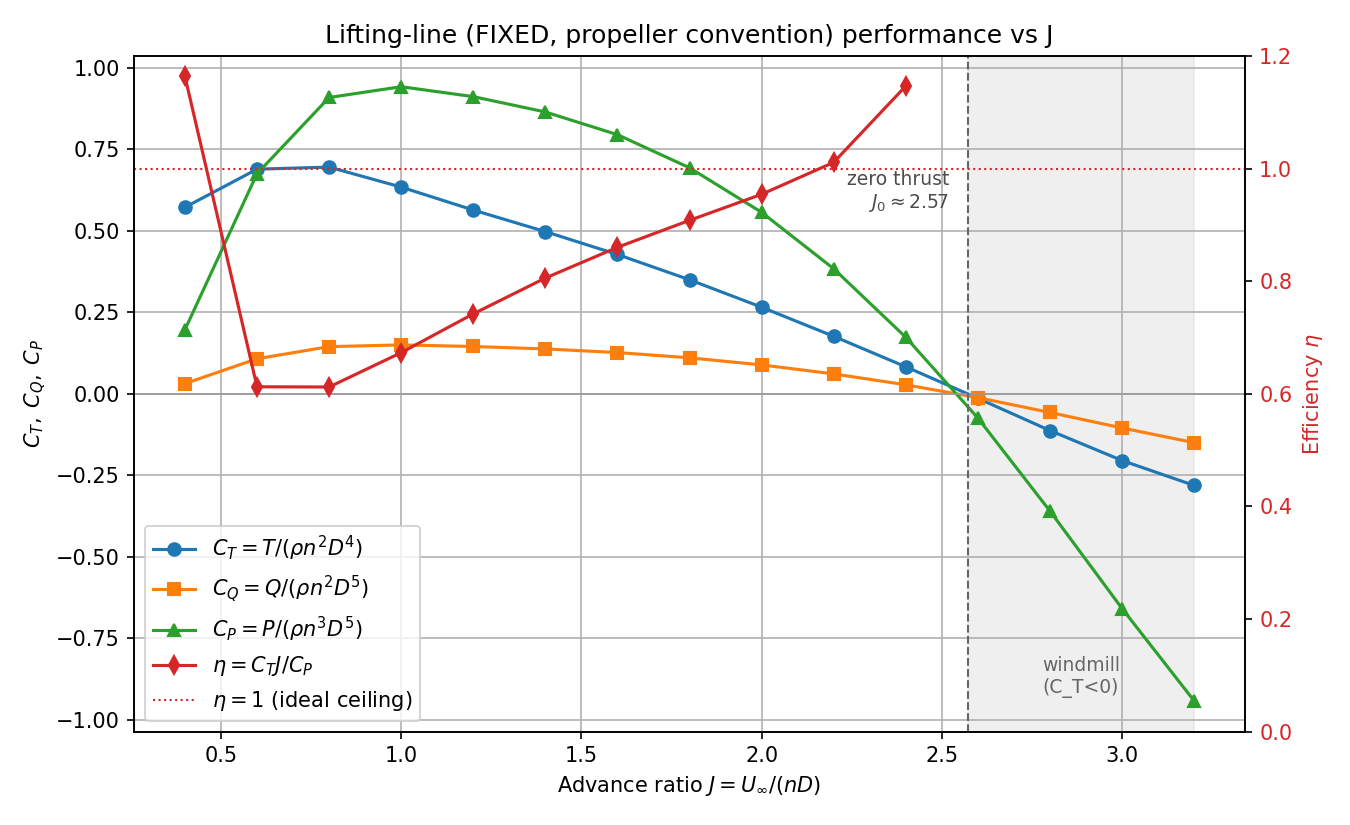

Reproduce this figure in Python.
"""Advance-ratio sweep for the lifting-line rotor model.

Runs the lifting line over a range of advance ratios J and plots the
propeller performance coefficients:
    C_T = T / (rho n^2 D^4)
    C_Q = Q / (rho n^2 D^5)
    C_P = P / (rho n^3 D^5)
    eta = C_T * J / C_P   (propulsive efficiency)

Run from the repository root so the relative airfoil path resolves:
    python assignment_2\\J_sweep.py
"""

import os

import numpy as np
import matplotlib.pyplot as plt

from Lifting_line_prop import BEM


def run_lifting_line(J, radius=0.7, n_blades=6, U_inf=60,
                     resolution=20, a_ind_wake=-0.2, spacing='cosine',
                     tend=0.2, dt=0.005):
    """Solve the lifting line at one J and return (C_T, C_Q, C_P)."""
    bem = BEM(J=J, radius=radius, n_blades=n_blades, U_inf=U_inf)
    bem.tlst = np.arange(0, tend, dt)

    output = bem.Lifting_line(resolution=resolution, a_ind_wake=a_ind_wake,
                              track_convergence=False, spacing=spacing,
                              plot_geometry=False)
    a_out, aline_out, Fnorm_out, Ftan_out, Gamma_out, conv_iter, conv_hist, \
        r_control, alpha_out, phi_out = output

    # Integrate section forces to rotor thrust and torque (propeller convention).
    r_l = r_control[1:]
    T_LL = 0.0
    Q_LL = 0.0
    for i in range(len(r_l)):
        T_LL += Fnorm_out[i + 1] * n_blades * bem.dr[i]
        Q_LL += Ftan_out[i + 1] * n_blades * r_l[i] * bem.dr[i]

    C_T = T_LL / (bem.rho * bem.n_rps**2 * bem.D**4)
    C_Q = Q_LL / (bem.rho * bem.n_rps**2 * bem.D**5)
    C_P = (Q_LL * bem.omega) / (bem.rho * bem.n_rps**3 * bem.D**5)
    return C_T, C_Q, C_P


CACHE_FILE = 'assignment_2/J_sweep_prop_results.npz'


def zero_thrust_J(J_values, CT):
    """Advance ratio where C_T crosses zero (linear interp), or None."""
    for k in range(len(CT) - 1):
        if CT[k] > 0 >= CT[k + 1]:
            f = CT[k] / (CT[k] - CT[k + 1])
            return J_values[k] + f * (J_values[k + 1] - J_values[k])
    return None


def main():
    J_values = np.linspace(0.4, 3.2, 15)

    # Reuse cached solver output when available (the lifting line is slow);
    # delete J_sweep_results.npz to force a full recompute.
    if os.path.exists(CACHE_FILE):
        data = np.load(CACHE_FILE)
        J_values, CT, CQ, CP = data['J'], data['CT'], data['CQ'], data['CP']
        print(f"Loaded cached results from {CACHE_FILE}")
    else:
        CT_list, CQ_list, CP_list = [], [], []
        for J in J_values:
            C_T, C_Q, C_P = run_lifting_line(J)
            CT_list.append(C_T)
            CQ_list.append(C_Q)
            CP_list.append(C_P)
            eta_j = C_T * J / C_P if C_P != 0 else np.nan
            print(f"J = {J:5.2f} | C_T = {C_T:8.4f} | C_Q = {C_Q:8.4f} | "
                  f"C_P = {C_P:8.4f} | eta = {eta_j:7.4f}")
        CT = np.array(CT_list)
        CQ = np.array(CQ_list)
        CP = np.array(CP_list)
        np.savez(CACHE_FILE, J=J_values, CT=CT, CQ=CQ, CP=CP)
        print(f"Saved results cache to {CACHE_FILE}")

    with np.errstate(divide='ignore', invalid='ignore'):
        eta = np.where(CP != 0, CT * J_values / CP, np.nan)

    # Efficiency is only meaningful in the propeller regime (C_T > 0, C_P > 0).
    # Right at the zero-thrust J both C_T and C_P collapse to 0, so eta is a
    # degenerate 0/0 that spikes; exclude that thin band (C_T < 0.03) too.
    eta_phys = np.where((CP > 0) & (CT > 0.03), eta, np.nan)
    J0 = zero_thrust_J(J_values, CT)

    fig, ax = plt.subplots(figsize=(9, 5.5))
    ax.plot(J_values, CT, '-o', label=r'$C_T = T/(\rho n^2 D^4)$')
    ax.plot(J_values, CQ, '-s', label=r'$C_Q = Q/(\rho n^2 D^5)$')
    ax.plot(J_values, CP, '-^', label=r'$C_P = P/(\rho n^3 D^5)$')
    ax.axhline(0, color='0.6', lw=0.8)
    if J0 is not None:
        ax.axvline(J0, color='0.4', ls='--', lw=1)
        ax.axvspan(J0, J_values[-1], color='0.85', alpha=0.4, zorder=0)
        ax.annotate(f'zero thrust\n$J_0\\approx{J0:.2f}$', xy=(J0, 0),
                    xytext=(J0 - 0.05, ax.get_ylim()[1] * 0.55), ha='right',
                    fontsize=9, color='0.3')
        ax.text(0.5 * (J0 + J_values[-1]), ax.get_ylim()[0] * 0.9,
                'windmill\n(C_T<0)', ha='center', va='bottom',
                fontsize=9, color='0.4')
    ax.set_xlabel('Advance ratio $J = U_\\infty/(n D)$')
    ax.set_ylabel(r'$C_T,\; C_Q,\; C_P$')
    ax.grid(True)

    ax_eta = ax.twinx()
    ax_eta.plot(J_values, eta_phys, '-d', color='tab:red',
                label=r'$\eta = C_T J / C_P$')
    ax_eta.axhline(1.0, color='tab:red', ls=':', lw=1,
                   label=r'$\eta = 1$ (ideal ceiling)')
    ax_eta.set_ylabel(r'Efficiency $\eta$', color='tab:red')
    ax_eta.tick_params(axis='y', labelcolor='tab:red')
    ax_eta.set_ylim(0, 1.2)

    # Combined legend.
    lines1, labels1 = ax.get_legend_handles_labels()
    lines2, labels2 = ax_eta.get_legend_handles_labels()
    ax.legend(lines1 + lines2, labels1 + labels2, loc='lower left')

    ax.set_title('Lifting-line (FIXED, propeller convention) performance vs J')
    fig.tight_layout()
    fig.savefig('assignment_2/J_sweep_prop.png', dpi=150)
    print("Saved figure to assignment_2/J_sweep_prop.png")
    plt.show()


if __name__ == "__main__":
    main()
